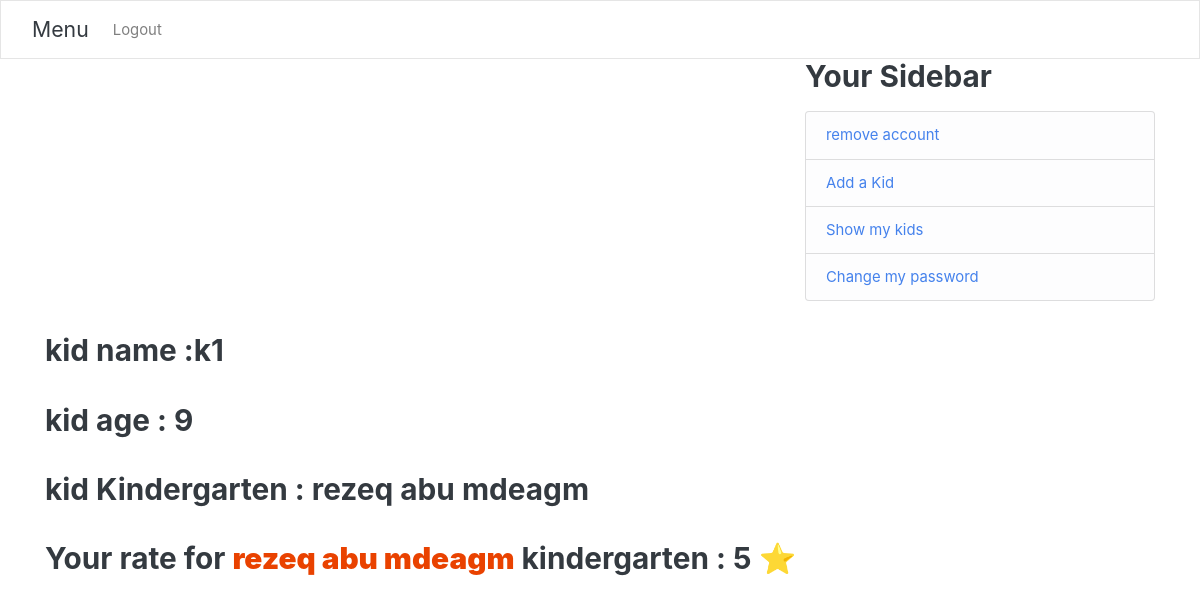
Page /rates/k1/ (signed in) on the committed database.
### users/models.py (models this page shows, shortened)
class Kid(User):
    age=models.IntegerField()
    myParent=models.ForeignKey(Parent,on_delete=models.CASCADE)
    garten=models.ForeignKey(Kindergarten, blank=True, null=True,on_delete=models.SET_NULL)
    class Meta:
        verbose_name_plural = "Kid"

class Kindergarten(models.Model):
    seatLimit=models.IntegerField()
    name=models.CharField(max_length=100,primary_key=True)
    myTeacher = models.OneToOneField(Teacher,  on_delete=models.CASCADE, primary_key=False)

class Rate(models.Model):
    son = models.ForeignKey(Kid, blank=True, null=True,on_delete=models.CASCADE)
    score=models.IntegerField()
    class Meta:
        verbose_name_plural = "Rate"

### users/views.py (the view)
# urls.py: path('rates/<str:username>/',user_views.show_rate,name='TraceKid'),
@login_required
def show_rate(req,username):
    kid=Kid.objects.filter(username=username).first()
    rate = Rate.objects.filter(son=kid).first()
    return render(req,'users/show_rate.html',{'kid':kid,'rate':rate})

### users/myapp_tags.py (called while the page is built)
@register.simple_tag
def get_model1_object(user):
    parent=Parent.objects.filter(username=user.username).first()
    teacher=Teacher.objects.filter(username=user.username).first()
    kid=Kid.objects.filter(username=user.username).first()
    ans=[]
    if parent:
        ans.append(True)
    else:
        ans.append(False)
    HaveGarten = False
    if teacher:
        try:
            Garten=Kindergarten.objects.get(myTeacher=teacher)
        except:
            HaveGarten = False
        else:
            HaveGarten = Garten.name
        ans.append(True)
    else:
        ans.append(False)
    if kid:
        ans.append(True)
    else:
        ans.append(False)
    ans.append(HaveGarten)
    return ans

### users/templates/users/show_rate.html (shortened to what this page needs)
{% extends "users/rate_base.html" %}
{% block content %}
<div class="content-section">
<h3>kid name :{{kid.username}}</h3><br>
<h3>kid age : {{kid.age}}</h3><br>
<h3>kid Kindergarten : {{kid.garten.name}}</h3><br>
{% if not rate %}
<h3>Rate <b style="color:rgb(233, 66, 0)">{{kid.username}}'s</b> kindergarten :</h3>
    <div class="row">
        <div class="col text-center">
            <form class="rate-form" action="" method="POST">
                {% csrf_token %}
                <button type="submit" class="fa fa-star fa-3x my-btn" id="first"></button>
                <button type="submit" class="fa fa-star fa-3x my-btn" id="second"></button>
                <button type="submit" class="fa fa-star fa-3x my-btn" id="third"></button>
                <button type="submit" class="fa fa-star fa-3x my-btn" id="fourth"></button>
                <button type="submit" class="fa fa-star fa-3x my-btn" id="fifth"></button>
            </form>
            <br>
            <div id="confirm-box"></div>
        </div>
    </div>
    </div>
    {% else %}
    <h3>Your rate for <b style="color:rgb(233, 66, 0)">{{kid.garten.name}}</b> kindergarten : {{rate.score}} &#11088;  </h3>
{% endif %}
{% endblock content %}

### rows in the picture
Kid: age "9", garten.name "rezeq abu mdeagm"
Rate: score "5"

### other values in the picture
{{ kid.username }} "k1"
